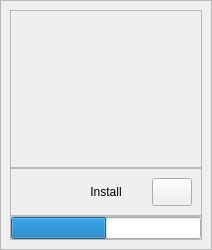
                    <widget class="QFrame" name="tech_app">
                     <property name="sizePolicy">
                      <sizepolicy hsizetype="Fixed" vsizetype="Fixed">
                       <horstretch>0</horstretch>
                       <verstretch>0</verstretch>
                      </sizepolicy>
                     </property>
                     <property name="minimumSize">
                      <size>
                       <width>180</width>
                       <height>250</height>
                      </size>
                     </property>
                     <property name="styleSheet">
                      <string notr="true"/>
                     </property>
                     <property name="frameShape">
                      <enum>QFrame::StyledPanel</enum>
                     </property>
                     <property name="frameShadow">
                      <enum>QFrame::Raised</enum>
                     </property>
                     <layout class="QVBoxLayout" name="verticalLayout_22">
                      <property name="spacing">
                       <number>0</number>
                      </property>
                      <property name="leftMargin">
                       <number>9</number>
                      </property>
                      <property name="topMargin">
                       <number>9</number>
                      </property>
                      <property name="rightMargin">
                       <number>9</number>
                      </property>
                      <property name="bottomMargin">
                       <number>9</number>
                      </property>
                      <item>
                       <widget class="QFrame" name="app_info_7">
                        <property name="styleSheet">
                         <string notr="true">image: url(:/logos/images/logo/Quest_Tech_Logo_RGB.png);</string>
                        </property>
                        <property name="frameShape">
                         <enum>QFrame::StyledPanel</enum>
                        </property>
                        <property name="frameShadow">
                         <enum>QFrame::Raised</enum>
                        </property>
                       </widget>
                      </item>
                      <item>
                       <widget class="QFrame" name="app_control_7">
                        <property name="sizePolicy">
                         <sizepolicy hsizetype="Preferred" vsizetype="Fixed">
                          <horstretch>0</horstretch>
                          <verstretch>0</verstretch>
                         </sizepolicy>
                        </property>
                        <property name="minimumSize">
                         <size>
                          <width>0</width>
                          <height>40</height>
                         </size>
                        </property>
                        <property name="styleSheet">
                         <string notr="true"/>
                        </property>
                        <property name="frameShape">
                         <enum>QFrame::StyledPanel</enum>
                        </property>
                        <property name="frameShadow">
                         <enum>QFrame::Raised</enum>
                        </property>
                        <layout class="QHBoxLayout" name="horizontalLayout_15">
                         <item>
                          <widget class="QPushButton" name="app_about_button_7">
                           <property name="sizePolicy">
                            <sizepolicy hsizetype="Fixed" vsizetype="Fixed">
                             <horstretch>0</horstretch>
                             <verstretch>0</verstretch>
                            </sizepolicy>
                           </property>
                           <property name="minimumSize">
                            <size>
                             <width>28</width>
                             <height>28</height>
                            </size>
                           </property>
                           <property name="styleSheet">
                            <string notr="true"/>
                           </property>
                           <property name="text">
                            <string/>
                           </property>
                           <property name="icon">
                            <iconset resource="../../../resources.qrc">
                             <normaloff>:/icon/images/icons/info_FILL0_wght200_GRAD0_opsz48(1).svg</normaloff>:/icon/images/icons/info_FILL0_wght200_GRAD0_opsz48(1).svg</iconset>
                           </property>
                           <property name="iconSize">
                            <size>
                             <width>28</width>
                             <height>28</height>
                            </size>
                           </property>
                           <property name="checkable">
                            <bool>false</bool>
                           </property>
                           <property name="flat">
                            <bool>true</bool>
                           </property>
                          </widget>
                         </item>
                         <item>
                          <widget class="QPushButton" name="tech_selection_install_button">
                           <property name="minimumSize">
                            <size>
                             <width>0</width>
                             <height>28</height>
                            </size>
                           </property>
                           <property name="styleSheet">
                            <string notr="true"/>
                           </property>
                           <property name="text">
                            <string>Install</string>
                           </property>
                           <property name="iconSize">
                            <size>
                             <width>16</width>
                             <height>16</height>
                            </size>
                           </property>
                           <property name="checkable">
                            <bool>true</bool>
                           </property>
                           <property name="flat">
                            <bool>true</bool>
                           </property>
                          </widget>
                         </item>
                         <item>
                          <widget class="QPushButton" name="app_setting_button_7">
                           <property name="sizePolicy">
                            <sizepolicy hsizetype="Fixed" vsizetype="Fixed">
                             <horstretch>0</horstretch>
                             <verstretch>0</verstretch>
                            </sizepolicy>
                           </property>
                           <property name="minimumSize">
                            <size>
                             <width>28</width>
                             <height>28</height>
                            </size>
                           </property>
                           <property name="styleSheet">
                            <string notr="true"/>
                           </property>
                           <property name="text">
                            <string/>
                           </property>
                           <property name="icon">
                            <iconset resource="../../../resources.qrc">
                             <normaloff>:/icon/images/icons/settings_FILL0_wght200_GRAD0_opsz48.png</normaloff>:/icon/images/icons/settings_FILL0_wght200_GRAD0_opsz48.png</iconset>
                           </property>
                           <property name="iconSize">
                            <size>
                             <width>28</width>
                             <height>28</height>
                            </size>
                           </property>
                           <property name="checkable">
                            <bool>false</bool>
                           </property>
                          </widget>
                         </item>
                        </layout>
                       </widget>
                      </item>
                      <item>
                       <widget class="QFrame" name="progess_7">
                        <property name="sizePolicy">
                         <sizepolicy hsizetype="Preferred" vsizetype="Fixed">
                          <horstretch>0</horstretch>
                          <verstretch>0</verstretch>
                         </sizepolicy>
                        </property>
                        <property name="minimumSize">
                         <size>
                          <width>0</width>
                          <height>8</height>
                         </size>
                        </property>
                        <property name="styleSheet">
                         <string notr="true"/>
                        </property>
                        <property name="frameShape">
                         <enum>QFrame::StyledPanel</enum>
                        </property>
                        <property name="frameShadow">
                         <enum>QFrame::Raised</enum>
                        </property>
                        <layout class="QVBoxLayout" name="verticalLayout_23">
                         <property name="spacing">
                          <number>0</number>
                         </property>
                         <property name="leftMargin">
                          <number>0</number>
                         </property>
                         <property name="topMargin">
                          <number>0</number>
                         </property>
                         <property name="rightMargin">
                          <number>0</number>
                         </property>
                         <property name="bottomMargin">
                          <number>0</number>
                         </property>
                         <item>
                          <widget class="QProgressBar" name="tech_progress_bar">
                           <property name="sizePolicy">
                            <sizepolicy hsizetype="Preferred" vsizetype="Fixed">
                             <horstretch>0</horstretch>
                             <verstretch>0</verstretch>
                            </sizepolicy>
                           </property>
                           <property name="minimumSize">
                            <size>
                             <width>0</width>
                             <height>0</height>
                            </size>
                           </property>
                           <property name="styleSheet">
                            <string notr="true"/>
                           </property>
                           <property name="value">
                            <number>50</number>
                           </property>
                           <property name="textVisible">
                            <bool>false</bool>
                           </property>
                           <property name="invertedAppearance">
                            <bool>false</bool>
                           </property>
                          </widget>
                         </item>
                        </layout>
                       </widget>
                      </item>
                     </layout>
                    </widget>
